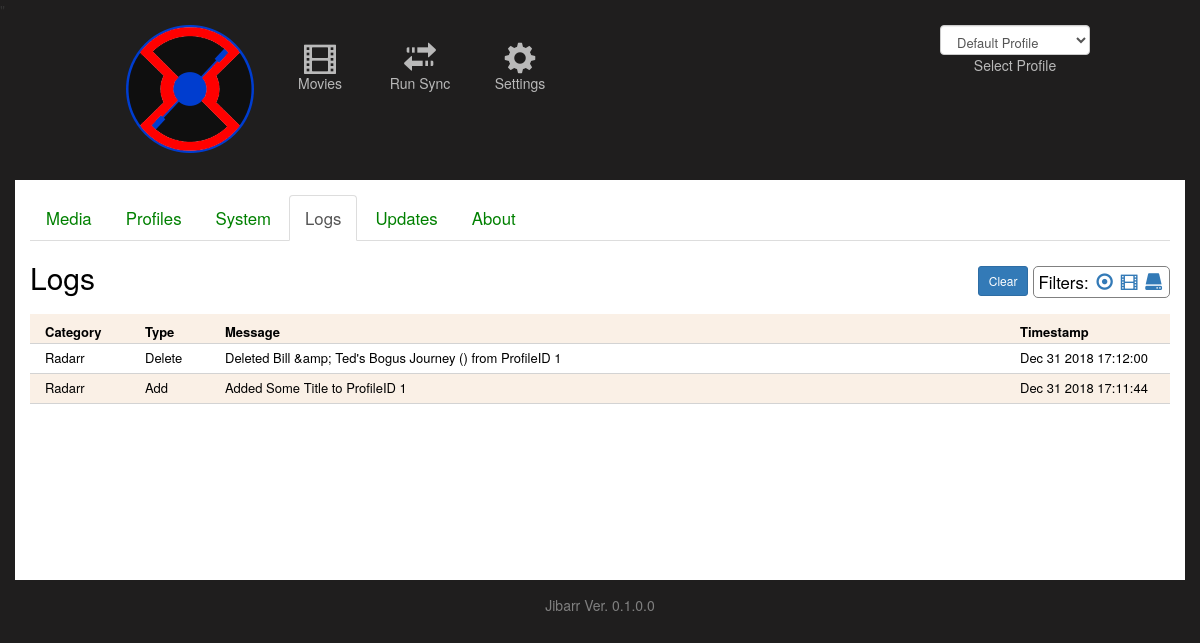
Before: /jibarr/logs/ with the older database file.
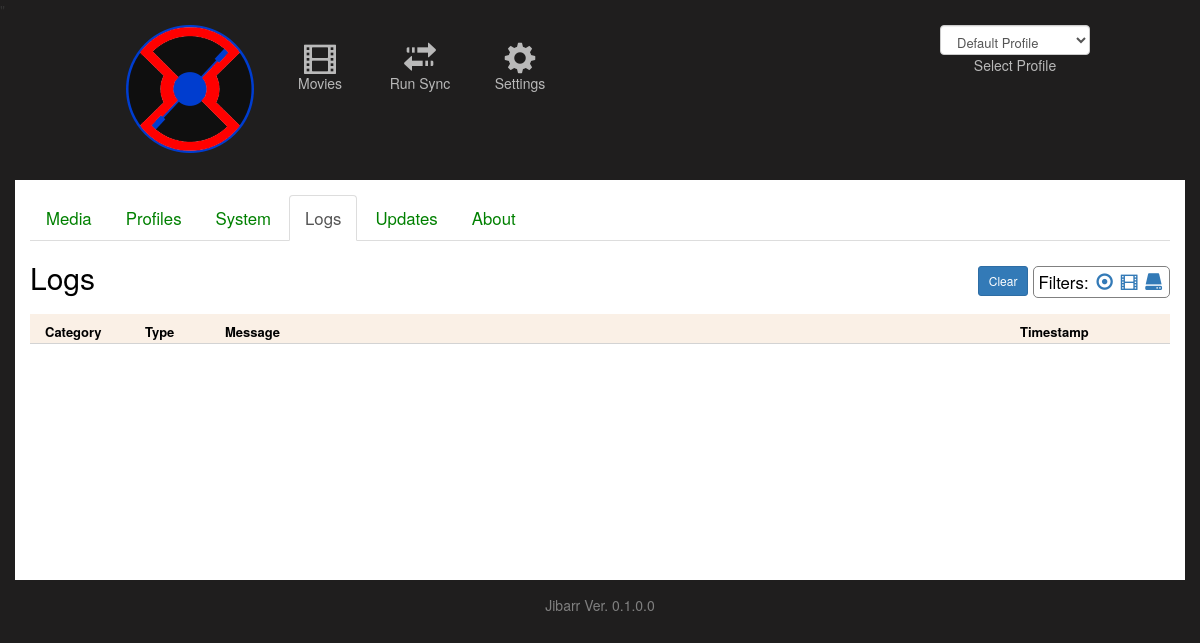
After: the same page with the newer database file.
### jibarr/models/logs.py (models this page shows)
class Logs(models.Model):
    id = models.AutoField(auto_created=True, primary_key=True, serialize=False, verbose_name='ID')
    log_type = models.CharField(max_length=25)
    log_message = models.CharField(max_length=2000)
    log_datetime = models.CharField(max_length=200)
    log_category = models.CharField(max_length=25)
    objects = models.Manager()
    class Meta:
        db_table = 'Jibarr_logs'

### jibarr/models/settings.py (models this page shows)
class Settings(models.Model):
    id = models.IntegerField(db_column='Id', auto_created=True, primary_key=True, serialize=False, verbose_name='ID')
    radarr_enabled = models.IntegerField(db_column='RADARR_Enabled', null=False)
    radarr_path =  models.TextField(db_column='RADARR_Path')
    radarr_apikey = models.TextField(db_column='RADARR_APIKey')
    radarr_last_sync = models.TextField(db_column='RADARR_Last_Sync')
    sonarr_enabled = models.IntegerField(db_column='SONARR_Enabled', null=False)
    sonarr_path =  models.TextField(db_column='SONARR_Path')
    sonarr_apikey = models.TextField(db_column='SONARR_APIKey')
    sonarr_last_sync = models.TextField(db_column='SONARR_Last_Sync')
    lidarr_enabled = models.IntegerField(db_column='LIDARR_Enabled', null=False)
    lidarr_path =  models.TextField(db_column='LIDARR_Path')
    lidarr_apikey = models.TextField(db_column='LIDARR_APIKey')
    lidarr_last_sync = models.TextField(db_column='LIDARR_Last_Sync')
    jibarr_version = models.TextField(db_column='Jibarr_Version')
    scheduler_enabled = models.IntegerField(db_column='Scheduler_Enabled')
    objects = models.Manager()
    class Meta:
        managed = False
        db_table = 'Jibarr_settings'

### jibarr/views/logs.py (the view)
def logs(request):
    prof_id = 1
    try:
        prof_id = request.session["prof_id"]
    except KeyError:
        pass
    filterCriteria = "all"
    try:
        if(request.GET.get("filter")):
            if(request.GET.get("filter") == "Media"):
                filterCriteria = "Radarr"
            else:
                filterCriteria = request.GET.get("filter")
    except KeyError:
        pass
    system_settings = Settings.objects.all()[:1].get()
    prof_list = Profile.objects.all()
    if(filterCriteria=='all'):
        log_list = Logs.objects.all().order_by('-log_datetime')
    else:
        log_list = Logs.objects.all().order_by('-log_datetime').filter(log_category = filterCriteria)
    context = {
        'system_settings': system_settings,
        'log_list': log_list,
        'prof_list': prof_list,
        'prof_id': prof_id
    }
    template = loader.get_template("jibarr/logs.html")
    return HttpResponse(template.render(context, request))

### jibarr/templates/jibarr/logs.html (shortened to what this page needs)
{% extends "./base.html" %}
{% load static %}
{% block content %}
<div class='CONTAINER' style="font-size:larger;padding-bottom:20px;">
    <ul class="nav nav-tabs" style="margin-top:10px;">
        <li><a href="/jibarr/settings">Media</a></li>
        <li><a href="/jibarr/profiles">Profiles</a></li>
        <li><a href="/jibarr/systemsettings">System</a></li>
        <li class="active"><a href="/jibarr/logs">Logs</a></li>
        <li><a href="/jibarr/updates">Updates</a></li>
        <li><a href="/jibarr/about">About</a></li>
    </ul>
    <div style="padding-bottom:10px;">
        <div style="float:right;">
            <div id="divFilters" style="margin-top:5px;float:right;border-radius:5px;border:1px solid grey;padding:3px 4px 3px 4px;">
                Filters:
                <a href="?filter=all"><i style="padding-left:3px;padding-right:3px;cursor:pointer;" class='glyphicon glyphicon-record' title='Show All' ></i></a>
                <a href="?filter=Media"><i style="padding-right:3px;cursor:pointer;" class='glyphicon glyphicon-film' title='Show Media Only'></i></a>
                <a href="?filter=System"><i style="padding-right:3px;cursor:pointer;" class='glyphicon glyphicon-hdd' title='Show System Only'></i></a>
            </div>
            <div style="float:right;padding:5px;">
                <button type="button" class="btn btn-primary btn-sm" onclick="clearLogs();">Clear</button>
            </div>
        </div>
        <h2>Logs </h2>
    </div>
    <div class="divRow" style="font-size:small;font-weight:bold;padding-left:15px;padding-top:9px;">
        <div style="float:left;width:100px;">Category</div>
        <div style="float:left;width:80px;">Type</div>
        <div style="float:left;">Message</div>
        <div style="float:right;width:150px;">Timestamp</div>
    </div>
    {% for var in log_list %}
    <div class="divRow" style="font-size:small;padding-left:15px;padding-top:5px;">
        <div style="float:left;width:100px;">{{ var.log_category }}</div>
        <div style="float:left;width:80px;">{{ var.log_type }}</div>
        <div style="float:left;">{{ var.log_message }}</div>
        <div style="float:right;width:150px;">{{ var.log_datetime }}</div>
    </div>
    {% endfor %}
</div>
{% endblock content %}

### jibarr/templates/jibarr/base.html (shortened to what this page needs)
{% load static %}
<html lang="en">
    <head>
        <link rel="stylesheet" type="text/css" href="{% static 'jibarr/styles.css' %}">
        <link rel="stylesheet" type="text/css" href="{% static 'jibarr/bootstrap-3.3.7-dist/css/bootstrap.css' %}">
        <link rel="stylesheet" href="{% static 'jibarr/jquery-ui-1.12.1/jquery-ui.css' %}">
        <link rel="stylesheet" type="text/css" href="{% static 'jibarr/jquery.toastmessage.css' %}">
    </head>
    <body style='background-color:#1F1E1E;margin:0px;'>
        <div style='position:relative;'>"
            <div style='margin:5px 110px auto 110px;height:155px;color:white;' class="HEADERMENU">
                <div style='width:160px;text-align:center;float:left;'><a href="/jibarr/"><img src="{% static 'jibarr/images/Jibarr_logo.png' %}"></a></div>
                {% if system_settings.radarr_enabled == 1 %}<a href="/jibarr/movies"><div class="HEADERITEM"><i class="glyphicon glyphicon-film" style="font-size:xx-large;"></i><br/>Movies</div></a>{% endif %}
                <a href="/jibarr/runsync"><div class="HEADERITEM"><i class="glyphicon glyphicon-transfer" style="font-size:xx-large;"></i><br/>Run Sync</div></a>
                <a href="/jibarr/settings"><div class="HEADERITEM"><i class="glyphicon glyphicon-cog" style="font-size:xx-large;"></i><br/>Settings</div></a>
                <div style="float:right;width:150px;text-align:right;">
                    <select id="ddlProfiles" onchange="profileChanged();" class="form-control" style="height:30px;font-size:small;">
                        {% for prof in prof_list %}
                            <option value="{{ prof.id }}">{{ prof.profile_name }}</option>
                        {% endfor %}
                    </select>
                    <div style="text-align:center;color:#b9b9b9;">Select Profile</div>
                </div>
            </div>
            <div id="content">
                {% block content %}{% endblock %}
            </div>
        </div>
        <div style="padding-bottom:65px;padding-top:15px;text-align:center;color:grey;">Jibarr Ver. {{ system_settings.jibarr_version }}</div>
    </body>
</html>

### jibarr/static/jibarr/styles.css (style rules this page uses)
li a { color: green; }
.CONTAINER { background-color:white;color:black;padding:5px;min-height:400px; }
.HEADERITEM { color:#b9b9b9;border-radius:10px;height:75px;width:100px;text-align:center;float:left;padding:15px 10px 10px 10px;text-align:center;border:1px solid #1F1E1E; }
.divRow { height:30px;border-bottom:1px solid lightgrey; }
.divRow:nth-of-type(even) { background-color:linen; }

Changed rows visible on the page:
removed Logs: log_category "Radarr", log_type "Delete", log_message "Deleted Bill &amp; Ted's Bogus Journey () from ProfileID 1", log_datetime "Dec 31 2018 17:12:00"
removed Logs: log_category "Radarr", log_type "Add", log_message "Added Some Title to ProfileID 1", log_datetime "Dec 31 2018 17:11:44"
